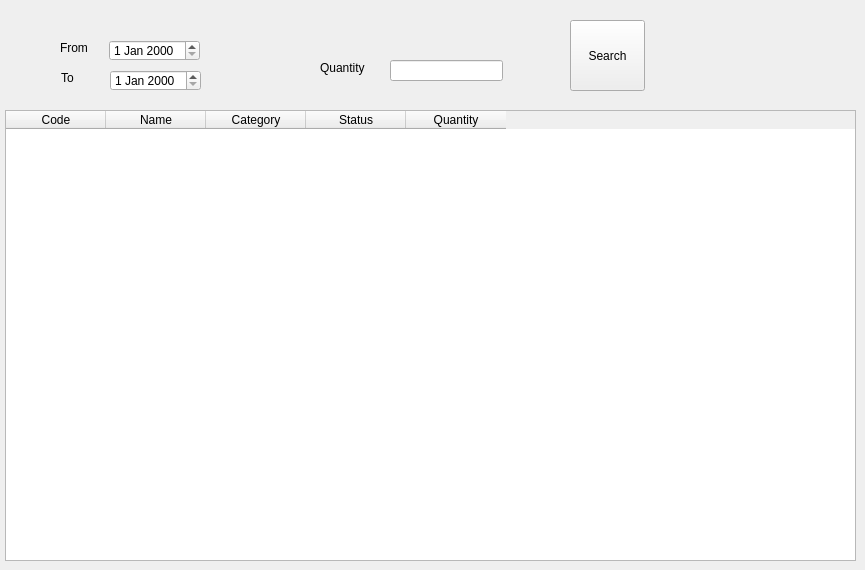
      <widget class="QWidget" name="tab_39">
       <attribute name="title">
        <string>Tab 1</string>
       </attribute>
       <widget class="QTableWidget" name="tableWidget_12">
        <property name="geometry">
         <rect>
          <x>5</x>
          <y>110</y>
          <width>851</width>
          <height>451</height>
         </rect>
        </property>
        <column>
         <property name="text">
          <string>Code</string>
         </property>
        </column>
        <column>
         <property name="text">
          <string>Name</string>
         </property>
        </column>
        <column>
         <property name="text">
          <string>Category</string>
         </property>
        </column>
        <column>
         <property name="text">
          <string>Status</string>
         </property>
        </column>
        <column>
         <property name="text">
          <string>Quantity</string>
         </property>
        </column>
       </widget>
       <widget class="QDateEdit" name="dateEdit">
        <property name="geometry">
         <rect>
          <x>109</x>
          <y>40</y>
          <width>91</width>
          <height>21</height>
         </rect>
        </property>
       </widget>
       <widget class="QLabel" name="label_61">
        <property name="geometry">
         <rect>
          <x>60</x>
          <y>40</y>
          <width>54</width>
          <height>16</height>
         </rect>
        </property>
        <property name="text">
         <string>From</string>
        </property>
       </widget>
       <widget class="QLabel" name="label_62">
        <property name="geometry">
         <rect>
          <x>61</x>
          <y>70</y>
          <width>54</width>
          <height>16</height>
         </rect>
        </property>
        <property name="text">
         <string>To</string>
        </property>
       </widget>
       <widget class="QDateEdit" name="dateEdit_2">
        <property name="geometry">
         <rect>
          <x>110</x>
          <y>70</y>
          <width>91</width>
          <height>21</height>
         </rect>
        </property>
       </widget>
       <widget class="QLabel" name="label_63">
        <property name="geometry">
         <rect>
          <x>320</x>
          <y>60</y>
          <width>49</width>
          <height>16</height>
         </rect>
        </property>
        <property name="text">
         <string>Quantity</string>
        </property>
       </widget>
       <widget class="QLineEdit" name="lineEdit_76">
        <property name="geometry">
         <rect>
          <x>390</x>
          <y>60</y>
          <width>113</width>
          <height>21</height>
         </rect>
        </property>
       </widget>
       <widget class="QPushButton" name="pushButton_44">
        <property name="geometry">
         <rect>
          <x>570</x>
          <y>20</y>
          <width>75</width>
          <height>71</height>
         </rect>
        </property>
        <property name="text">
         <string>Search</string>
        </property>
       </widget>
      </widget>
